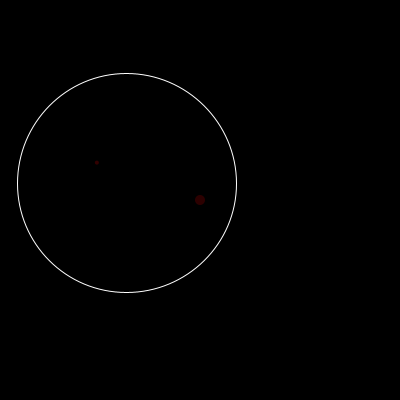
Frame 1 (no input)
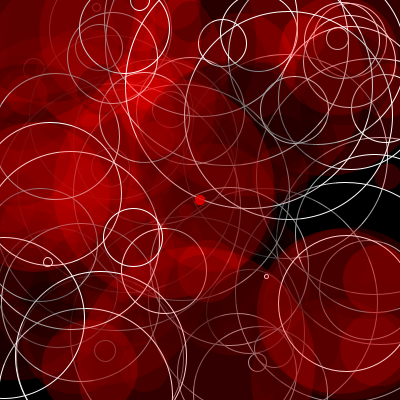
Frame 60 (the mouse pressed at the canvas centre just before this capture)
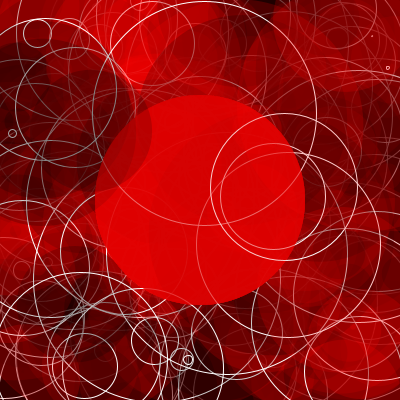
Frame 120 (the mouse held since frame 60 and released just before this capture)

The Processing sketch that drew these frames (run headless with seeded random() and noise(); from frame 60 on, the mouse is pressed at the canvas centre):

// Processing sketch: processing_4885
// ── processing_4885.pde

float r;
float g;
float b;
float a;

float diam;
float x;
float y;

void setup()
{
  size(400,400);
  background(0);
  smooth();
 
}

void draw()
{
  

  
  r=random(255);
  g=random(255);
  b=random(255);
  a=random(255);
  diam=random(255);
  x=random(width);
  y=random(height);
  
stroke(255);
noFill();
ellipse(x,y,diam,diam);



   r=random(255);
  g=random(255);
  b=random(255);
  a=random(255);
  diam=random(255);
  x=random(width);
  y=random(height);
  
noStroke();
fill(0,0,0,50);
ellipse(x,y,diam,diam);


r=random(255);
  g=random(255);
  b=random(255);
  a=random(255);
  diam=random(255);
  x=random(width);
  y=random(height);
  
noStroke();
fill(255,0,0,50);
ellipse(x,y,diam,diam);

  fill(225,0,0,50);
  ellipse(width/2,height/2,mouseX+10,mouseY+10);
  
 
}
